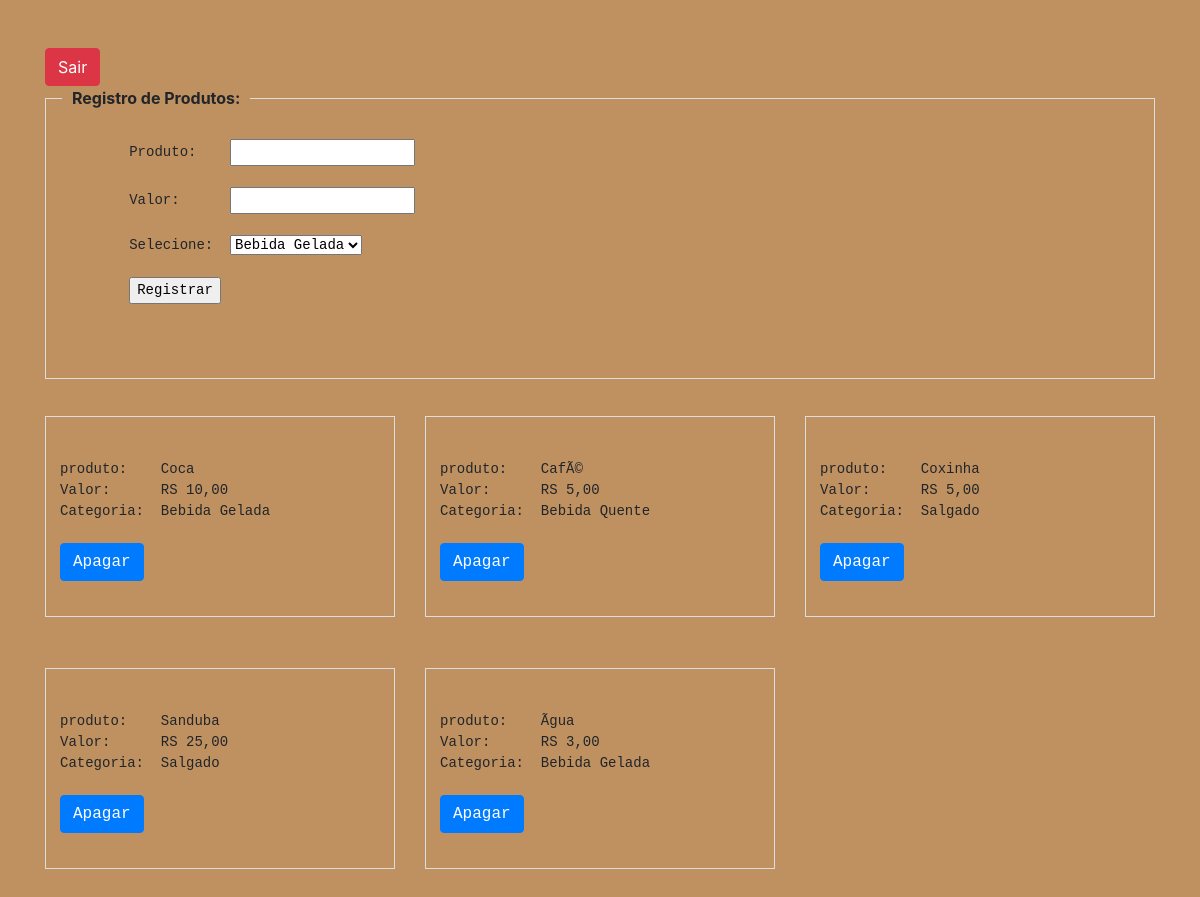
The app's page /cadastraProduto.php, older data.
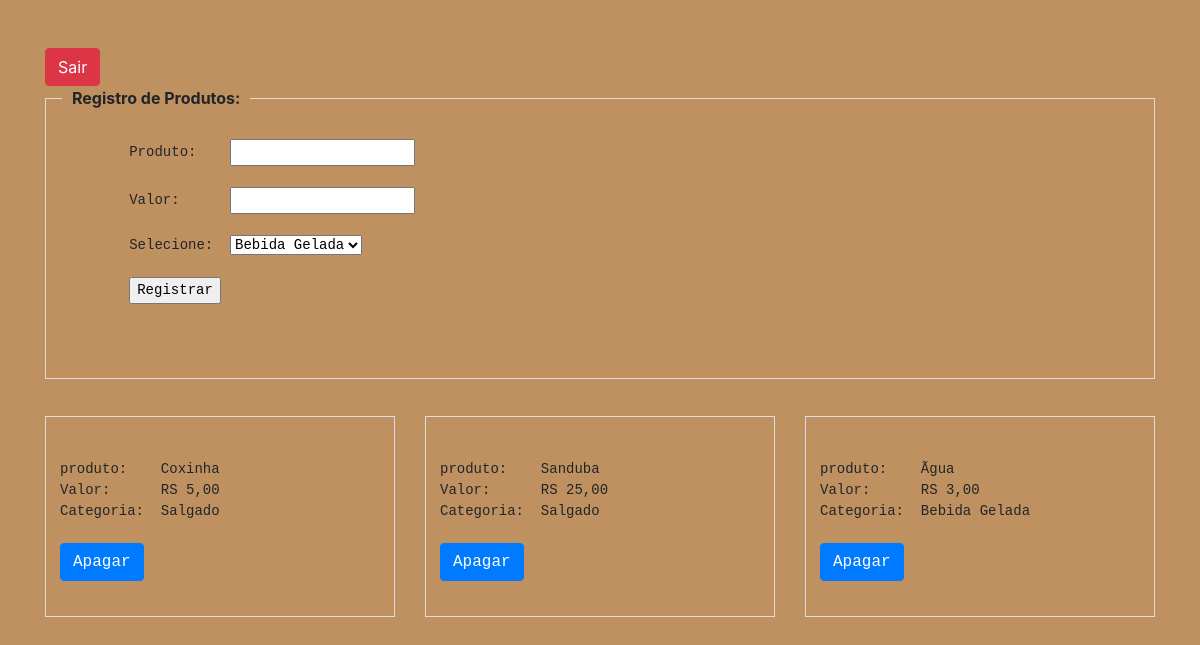
The same page, newer data.
### tables this page shows
CREATE TABLE `produto` (
  `id` int(11) NOT NULL,
  `nome` varchar(20) NOT NULL,
  `valor` float NOT NULL,
  `categoria` int(11) NOT NULL,
  `qtd` int(11) NOT NULL
);

### variaveis.php (called while the page is built, shortened)
<?php
    $bebidaGelada=1;
    $bebidaQuente=2;
    $salgado=3;
    $sair = "sair.php";
?>

### cadastraProduto.php (the view, shortened to what this page needs)
<?php
require_once 'senhas_admin.php';
$conexão = new mysqli($servidor, $usuario, $senha, $bd);
$tab = "produto";
$arq = "cadastraProduto.php";
require 'variaveis.php';
require 'head.php';
?>
<?php
echo <<<_SAIR
<div class="row">
    <div class="col-md-12">
<br>
<br>
<form name = "sair" action="$sair" method="post">
<button type="submit" name="button" class="btn btn-danger">Sair</button></form>
    </div>
</div>
_SAIR;
?>
<?php
echo <<< _HTMLCONTENT
<div class="row">
    <div class="col-md-12">
        <fieldset class="scheduler-border">
        <legend class="scheduler-border">Registro de Produtos:</legend>
        <pre>
<form action="$arq" method="post">
        Produto:    <input type="text" name="produto">
        Valor:      <input type="number" name="valor">
        Selecione:  <select name="categoria" id="categoria">
                <option value=1>Bebida Gelada</option>
                <option value=2>Bebida Quente</option>
                <option value=3>Salgado</option>
                <option value=3>Lanche</option>
            </select>
        <input type = "submit" value="Registrar">
</form>
        </pre>
    </fieldset>
    </div>
</div>
_HTMLCONTENT;
?>
<?php
$query = "SELECT * FROM $tab";
$resultado = $conexão->query($query);
$linhas = $resultado->num_rows;
$falta=3;
echo '<div class="row">';
for ($j = 0; $j < $linhas; ++$j) {
    $resultado->data_seek($j);
    $linha = $resultado->fetch_array(MYSQLI_NUM);
    $falta--;
    if($falta<0)
        $falta = 2;
    if ($linha[3] == $bebidaGelada)
        $categoria = "Bebida Gelada";
    elseif ($linha[3] == $bebidaQuente)
        $categoria = "Bebida Quente";
    elseif ($linha[3] == $salgado)
        $categoria = "Salgado";
    elseif ($linha[3] == $lanche)
        $categoria = "Lanche";
    else
        $categoria = "Categoria Inválida";
    $valor = number_format($linha[2],2,",",".");
    echo <<<_END
<div class="col-md-4">
<pre>
    <fieldset class="scheduler-border">
produto:    $linha[1]
Valor:      RS $valor
Categoria:  $categoria
	<form action="$arq" method="post"><input type="hidden" name="apagar" value="yes"><input type="hidden" name="produto" value="$linha[0]"><button type="submit" name="button" class="btn btn-primary">Apagar</button>
	</form></fieldset></pre>
</div>
_END;
if((($j+1)%3)==0)
{
    echo '</div> <div class="row">';
}
}
for ($i = 0 ; $i < $falta ; ++$i)
		{
            echo '<div class="col-md-4"> </div>';
        }
        echo '</div> <div class="row">';
?>
<?php
	echo '</div>';
	include 'footer.php';
?>

### head.php
<?php
echo <<<_HEAD
<!DOCTYPE html>
<html lang="pt-br">
<head>
	<title>Cafeteria para Programação WEB</title>
	<link rel="stylesheet" href="./css/bootstrap.min.css">
	<link rel="stylesheet" href="./css/bootstrap-icons.css">
	<link rel="stylesheet" href="./css/css.css">
</head>
<body>
	<div class="container">
_HEAD;
?>

### footer.php
<?php
echo <<< _HTMLFOOT
</div>
</body>
</html>
_HTMLFOOT;
?>

### css/css.css (style rules this page uses)
body, html { margin: 0; padding: 0; height: 100%; background: #bf9161 !important; }
fieldset.scheduler-border { border: 1px groove #ddd !important; padding: 0 1em 1em 1em !important; margin: 0 0 1em 0 !important; -webkit-box-shadow: 0px 0px 0px 0px #000; box-shadow: 0px 0px 0px 0px #000; }
legend.scheduler-border { font-size: 1em !important; font-weight: bold !important; text-align: left !important; width: auto; padding: 0 10px; border-bottom: none; }

Row changes from the older to the newer data that the page shows:
removed produto: nome "Coca", valor "10,00", categoria "Bebida Gelada"
removed produto: nome "CafÃ©", valor "5,00", categoria "Bebida Quente"
